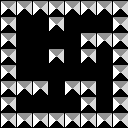

A 2D game scene composited from a Tiled map and its tileset images. What follows is a short description and the map's XML, with every tile layer's data as written:
An orthogonal 8x8 tile map with 16x16 px tiles, 1 tile layer (Tile Layer 1).

<map version="1.2" tiledversion="2019.07.31" orientation="orthogonal" renderorder="right-down" compressionlevel="-1" width="8" height="8" tilewidth="16" tileheight="16" infinite="0" nextlayerid="2" nextobjectid="1">
 <tileset firstgid="1" source="editor_tiles.tsx" />
 <layer id="1" name="Tile Layer 1" width="8" height="8">
  <data encoding="csv">
1,1,1,1,1,1,1,1,
1,0,0,1,0,0,0,1,
1,0,0,0,0,1,1,1,
1,0,0,1,0,1,0,1,
1,0,0,0,0,0,0,1,
1,1,1,0,1,1,0,1,
1,0,0,0,0,1,0,1,
1,1,1,1,1,1,1,1
</data>
 </layer>
</map>
